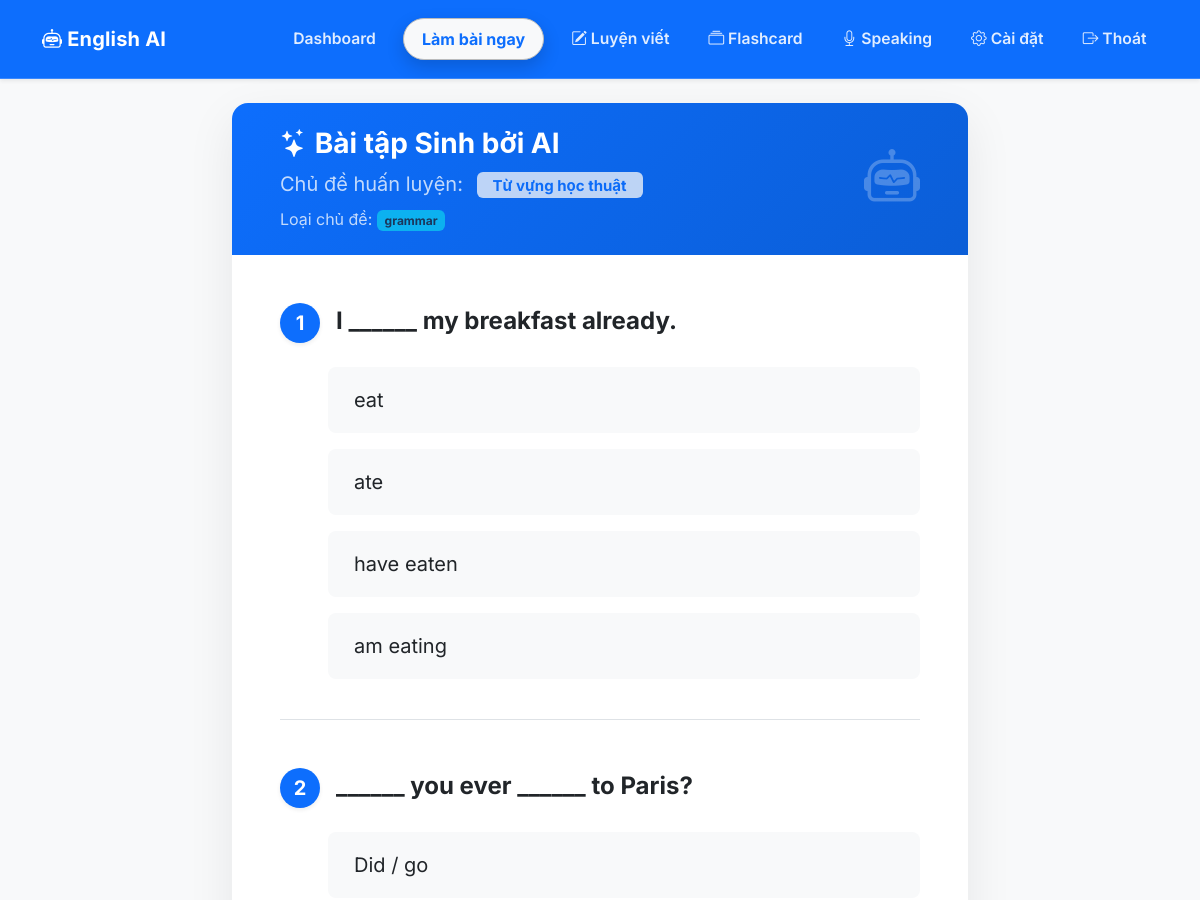
Before: /exercises/new?topic_id=17 (signed in, upper part) with the older database file.
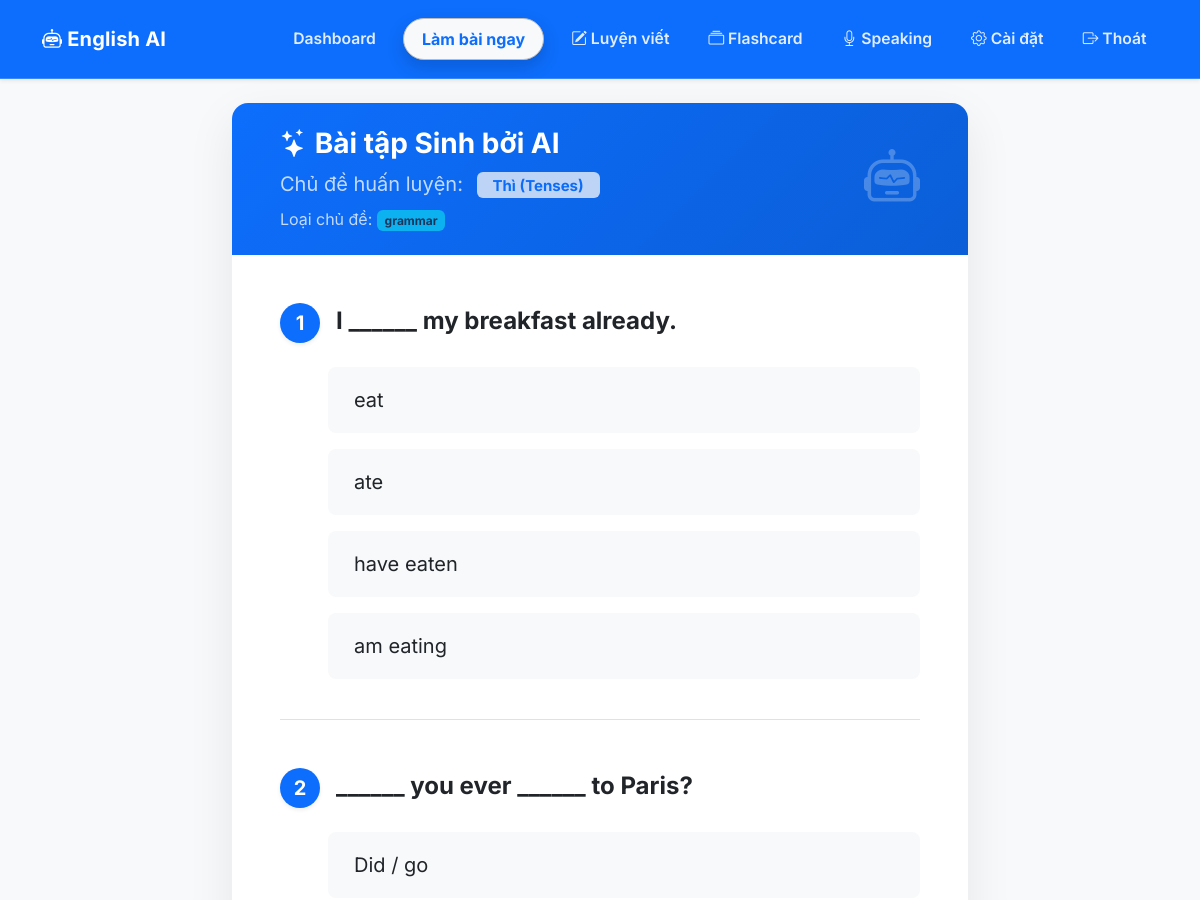
After: the same page with the newer database file.
### app/models.py (models this page shows)
class Topic(db.Model):
    __tablename__ = 'topics'
    id: Mapped[int] = mapped_column(primary_key=True)
    name: Mapped[str] = mapped_column(String(100), unique=True)
    description: Mapped[Optional[str]] = mapped_column(String(255))
    topic_type: Mapped[str] = mapped_column(String(32), default='grammar', server_default='grammar')
    progress_records: Mapped[list["UserTopicProgress"]] = relationship("UserTopicProgress", back_populates="topic")
    subtopic_records: Mapped[list["UserSubtopicProgress"]] = relationship("UserSubtopicProgress", back_populates="topic")

### app/routes/exercises.py (the view, shortened to what this page needs)
@exercises_bp.route('/new', methods=['GET'])
@login_required
def new_exercise():
    current_user.update_streak()
    db.session.commit()
    mode = (request.args.get('mode') or 'random').strip().lower()
    if mode not in VALID_MODES:
        mode = 'random'
    subtopic_focus = (request.args.get('subtopic') or '').strip()
    focus_type = (request.args.get('focus') or '').strip().lower()
    topic_name = "Basic Grammar"
    topic_type = "grammar"
    topic_id = None
    if focus_type in {'grammar', 'vocabulary'}:
        topic_type = focus_type
    if request.args.get('topic_id'):
        topic = db.session.get(Topic, int(request.args.get('topic_id')))
        if topic:
            if (topic.topic_type or 'grammar') not in _allowed_types_for_mode(mode):
                flash('Chủ đề này không phù hợp với mode đang chọn. Hệ thống chuyển sang chủ đề phù hợp.', 'warning')
            else:
                topic_name = topic.name
                topic_id = topic.id
                topic_type = topic.topic_type or 'grammar'
    if not topic_id and not subtopic_focus:
        topic, progress = _pick_next_topic(current_user.id, mode)
        if topic:
            topic_name = topic.name
            topic_id = topic.id
            topic_type = topic.topic_type or 'grammar'
            if progress and progress.error_rate > 0.0:
                current_app.logger.warning(
                    "[exercises.new_exercise] picked topic=%r overdue=%s error_rate=%.3f next_review=%s",
                    topic_name,
                    max(0, (datetime.now(timezone.utc).date() - progress.next_review_date.date()).days) if progress.next_review_date else 0,
                    progress.error_rate,
                    progress.next_review_date,
                )
    exercise_data = generate_exercise(
        topic_name,
        streak_days=current_user.streak_days,
        mode=mode,
        topic_type=topic_type,
        subtopic_focus=subtopic_focus or None,
    )
    source = exercise_data.get('source', 'unknown') if isinstance(exercise_data, dict) else 'invalid'
    question_count = len(exercise_data.get('questions', [])) if isinstance(exercise_data, dict) else 0
    current_app.logger.warning(
        "[exercises.new_exercise] topic=%r type=%s mode=%s subtopic=%r source=%s questions=%s",
        topic_name,
        topic_type,
        mode,
        subtopic_focus,
        source,
        question_count,
    )
    if isinstance(exercise_data, dict):
        exercise_data['mode'] = mode
    return render_template(
        'exercise.html',
        exercise_data=exercise_data,
        topic_name=topic_name,
        topic_id=topic_id,
        topic_type=topic_type,
        mode=mode,
        subtopic_focus=subtopic_focus,
    )

### app/llm_service.py (called while the page is built, shortened)
def _call_ai_service(
  payload: dict,
  fallback_factory,
  log_label: str,
  *,
  cache_ttl_seconds: int = 0,
  cache_key_suffix: str | None = None,
):
  global _last_failure, _quota_cooldown_until
  api_url = os.environ.get('AI_SERVICE_URL', 'http://ai_service:5001/generate')
  secret_key = current_app.config.get('SECRET_KEY', '')
  cache_key = None
  headers = {
    'X-API-KEY': secret_key,
    'Content-Type': 'application/json',
    'Host': 'localhost'
  }
  now = time.time()
  if _last_failure and (now - _last_failure) < _COOLDOWN_SECONDS and not _FORCE_REAL_AI:
    current_app.logger.warning("[llm_service] Cooldown active, using fallback for %s", log_label)
    return fallback_factory()

### app/models.py (called while the page is built)
@login.user_loader
def load_user(id: str):
    return db.session.get(User, int(id))

    def update_streak(self):
        now = datetime.now(timezone.utc)
        if not self.last_study_date:
            self.streak_days = 1
        else:
            delta = now.date() - self.last_study_date.date()
            if delta.days == 1:
                self.streak_days += 1
            elif delta.days > 1:
                self.streak_days = 1 # Reset if missed a day
        self.last_study_date = now

### app/templates/exercise.html (shortened to what this page needs)
{% extends 'base.html' %}
{% block content %}
<div class="row justify-content-center mt-4">
    <div class="col-lg-8">
        <div class="card shadow-lg border-0 rounded-4 overflow-hidden mb-5">
            <div class="card-header bg-primary px-5 py-4 border-0" style="background: linear-gradient(135deg, #0d6efd, #0b5ed7);">
                <div class="d-flex justify-content-between align-items-center">
                    <div class="text-white">
                        <h3 class="mb-0 fw-bold"><i class="bi bi-stars"></i> Bài tập Sinh bởi AI</h3>
                        <p class="mb-0 mt-2 opacity-75 fs-5">Chủ đề huấn luyện: <span class="badge bg-light text-primary fw-bold px-3 ms-2">{{ topic_name }}</span></p>
                        <p class="mb-0 mt-2 opacity-75">Loại chủ đề: <span class="badge bg-info text-dark">{{ topic_type }}</span></p>
                    </div>
                    <i class="bi bi-robot display-4 text-white opacity-25"></i>
                </div>
            </div>
            <div class="card-body p-4 p-md-5">
                {% if exercise_data and exercise_data.questions %}
                    <form id="exerciseForm">
                        {% for q in exercise_data.questions %}
                        {% set outer_loop_index = loop.index0 %}
                        <div class="question-container mb-5 pb-4 border-bottom">
                            <h4 class="fw-bold mb-4 d-flex" style="line-height: 1.5;">
                                <span class="badge bg-primary rounded-circle me-3 d-flex align-items-center justify-content-center fs-5 shadow-sm" style="width:40px;height:40px">{{ loop.index }}</span>
                                {{ q.question }}
                            </h4>
                            <div class="options-container ps-2 ps-md-5">
                                {% for opt in q.options %}
                                <div class="form-check mb-3 custom-radio">
                                    <label class="form-check-label fs-5 bg-light px-4 py-3 rounded-3 w-100" for="q_{{ outer_loop_index }}_{{ loop.index0 }}">
                                        {{ opt }}
                                    </label>
                                </div>
                                {% endfor %}
                            </div>
                        </div>
                        {% endfor %}
                    </form>
                {% endif %}
            </div>
        </div>
    </div>
</div>
{% endblock %}

Changed rows visible on the page:
no longer on this page (row unchanged): Topic: name "Từ vựng học thuật", topic_type "grammar"
added Topic: name "Thì (Tenses)", topic_type "grammar"
